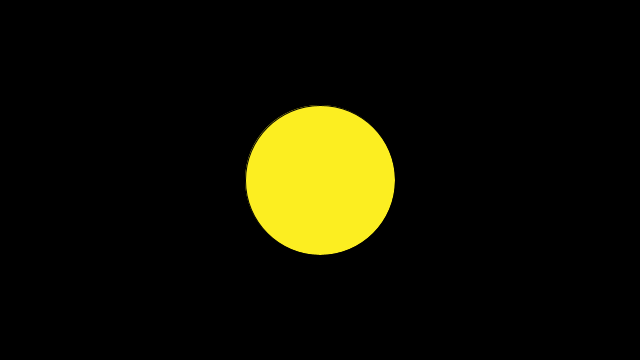
Frame 1 (no input)
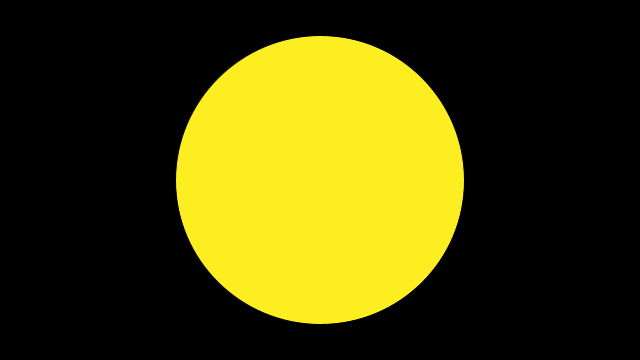
Frame 60 (the mouse pressed at the canvas centre just before this capture)
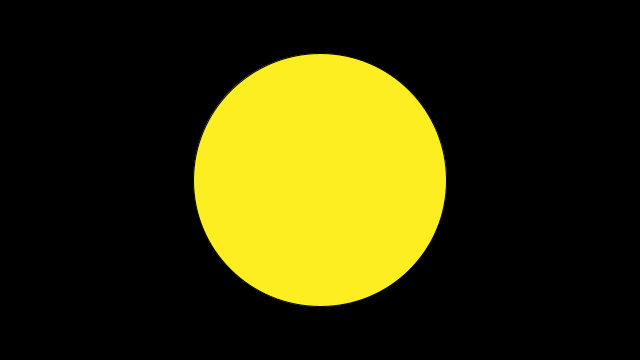
Frame 120 (the mouse held since frame 60 and released just before this capture)

The Processing sketch that drew these frames (run headless with seeded random() and noise(); from frame 60 on, the mouse is pressed at the canvas centre):

// Processing sketch: sketch_3_6_oscilation_amplitude_perios
// ── sketch_3_6_oscilation_amplitude_perios.pde
/* Pendelum
void setup() {
  size(640,360);
  background(255);
}

void draw() {
 background(255);
 float amplitude = 240;
 float period = 240;
 
 float x = amplitude * sin(TWO_PI * frameCount / period);
 
 stroke(0);
 fill(175);
 translate(width / 2, height / 2);
 line(0, 0, x, 0);
 ellipse(x, 0, 20, 20);
}
*/

/* Pulusing triangle */
float angle = 0;

void setup() {
  size(640,360);
  background(0);
}

void draw() {
 background(0);
 translate(width / 2, height / 2);
 fill(252, 238, 33);
 
 float mappedAngle = map(sin(angle), -1, 1, 0, 150);
 float r = mappedAngle;
 circle(0, 0, r * 2);
 
 angle += 0.02;
}
